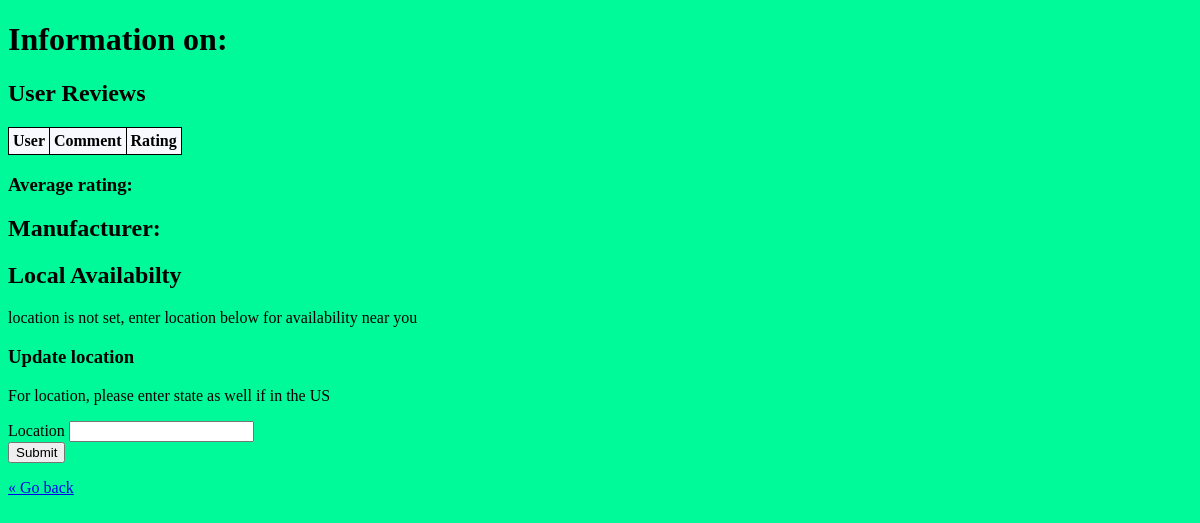
Before: /moreinfo.php (signed in) with the older database file.
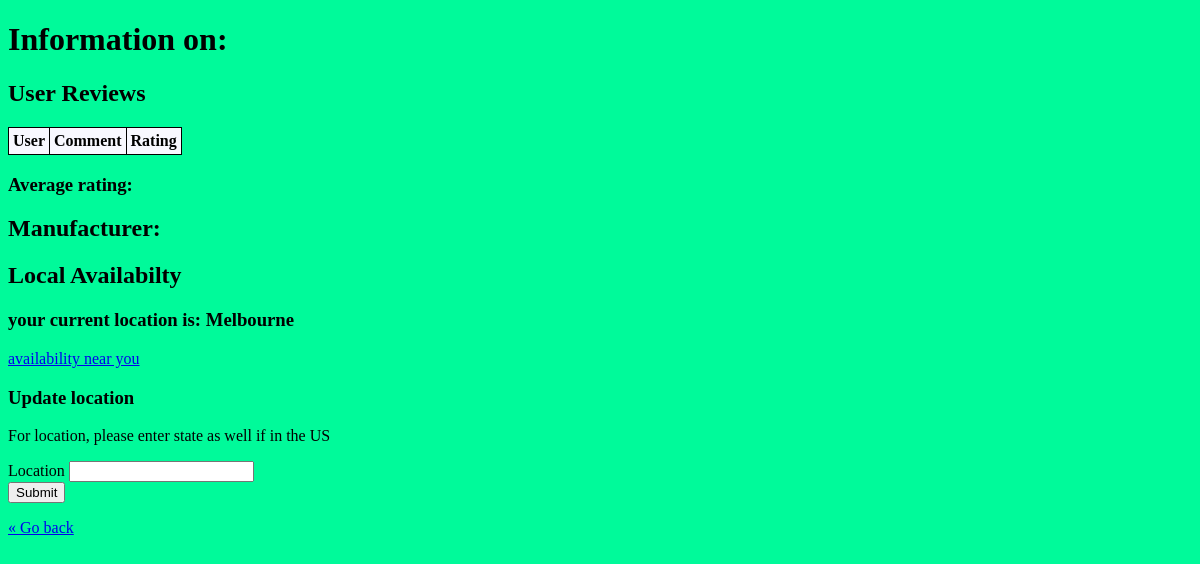
After: the same page with the newer database file.
### tables this page shows
CREATE TABLE `user` (
  `username` varchar(30) NOT NULL,
  `password` varchar(255) NOT NULL,
  `name` varchar(50) NOT NULL,
  `email` varchar(35) NOT NULL,
  `location` varchar(75) DEFAULT NULL
);

### moreinfo.php (the view, shortened to what this page needs)
<?php
$user1 = $_SESSION['username'];
$mysqli = require __DIR__ . "/database.php";
$drinkname = $_POST['EnergyDrinkName'];
?>
<!DOCTYPE html>
<html>
<head>
</head>
<body style ="background-color: MediumSpringGreen;">
    <h1>Information on: <?php  echo $drinkname; ?></h1>
    <h2>User Reviews</h2>
     <table style ="background-color: GhostWhite ;">
        	<tr>
        		<th>User</th>
        		<th>Comment</th>
        		<th>Rating</th>
        	</tr>
        </table>
    <?php
        $averageRating = $mysqli->query("SELECT AVG(rating) FROM review_information WHERE drink_name = '$drinkname'");
        $averageResult = $averageRating->fetch_row()
    ?>
    <h3>Average rating: <?php echo $averageResult[0] ?></h3>
     <?php
        $manuInfo = $mysqli->query("SELECT manufacturer FROM drink_names WHERE drink_name = '$drinkname'");
        $manuResult = $manuInfo->fetch_row();
    ?>
    <h2>Manufacturer: <?php echo $manuResult[0] ?></h2>
    <h2>Local Availabilty</h2>
    <?php
        $locationInfo = $mysqli->query("SELECT location FROM user WHERE username = '$user1'");
        $locationResult = $locationInfo->fetch_row();
        $location = $locationResult[0];
        if(!empty($location)){
            echo "<h3>your current location is: $location</h3>";
            echo '<p><a href="availability.php" title="availability">availability near you</a></p>';
        }
        if(empty($location)){
            echo '<p>location is not set, enter location below for availability near you</p>';
        }
    ?>
    <h3>Update location</h3>
    <p>For location, please enter state as well if in the US</p>
     <form action="process-location.php" method="post" >
        <div>
            <label for="location1">Location</label>
            <input type="text" id="location1" name="location1">
        </div>
        <button>Submit</button>
    </form>
</body>
</html>
<?php
echo '<p><a href="javascript:history.go(-1)" title="Return to previous page">« Go back</a></p>';
?>

Changed rows visible on the page:
now on this page (row edited): user: location "Melbourne"
Other visible differences:
text no longer shown: "location is not set, enter location below for availability near you"
text now shown: "your current location is: availability near you"
